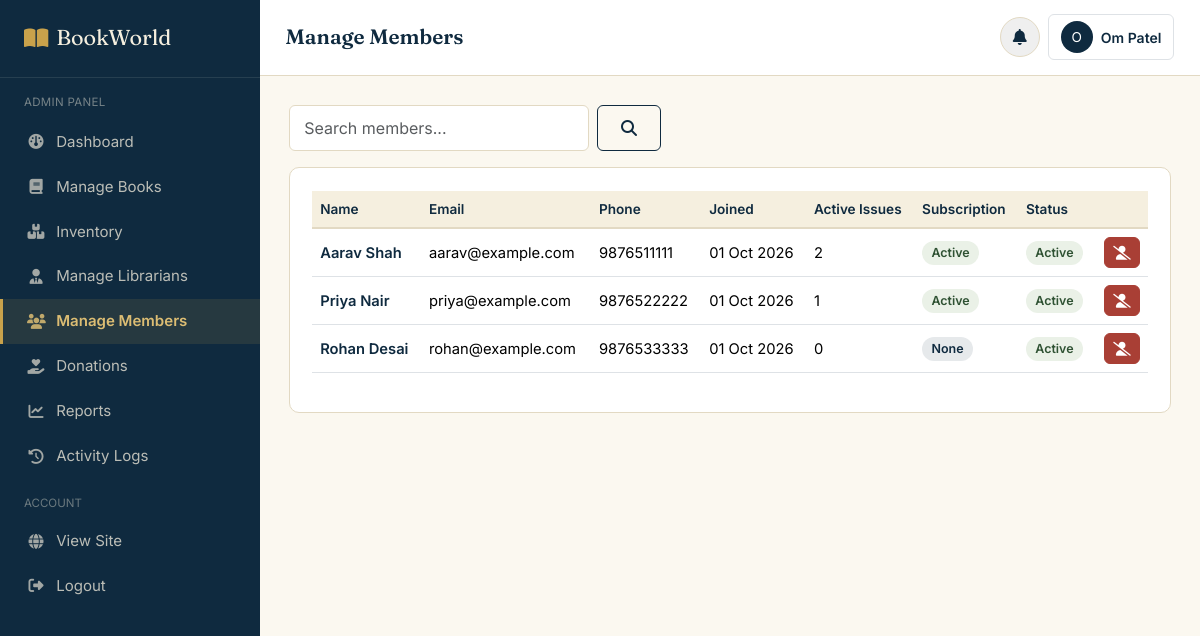
Screenshot of /admin/members/list.php (signed in) with the database file from the repository.
### tables this page shows
CREATE TABLE member (
    member_id INT AUTO_INCREMENT PRIMARY KEY,
    name VARCHAR(100) NOT NULL,
    email VARCHAR(150) NOT NULL UNIQUE,
    password VARCHAR(255) NOT NULL,
    phone VARCHAR(15),
    address VARCHAR(255),
    profile_photo VARCHAR(255) DEFAULT 'default.png',
    registration_date DATETIME DEFAULT CURRENT_TIMESTAMP,
    status ENUM('active','inactive','suspended') DEFAULT 'active'
);

### includes/functions.php (called while the page is built, shortened)
<?php
function clean($str) {
    return htmlspecialchars(trim($str), ENT_QUOTES, 'UTF-8');
}
function fmt_date($date) {
    return date('d M Y', strtotime($date));
}

### admin/members/list.php (the view, shortened to what this page needs)
<?php
require_once '../../config/database.php';
require_once '../../includes/functions.php';
$search = trim($_GET['q'] ?? '');
$sql = "SELECT m.*,
        (SELECT COUNT(*) FROM book_issues WHERE member_id = m.member_id AND status='issued') AS active_issues,
        (SELECT status FROM subscriptions WHERE member_id = m.member_id AND status='active' ORDER BY subscription_id DESC LIMIT 1) AS sub_status,
        (SELECT plan_id FROM subscriptions WHERE member_id = m.member_id AND status='active' ORDER BY subscription_id DESC LIMIT 1) AS plan_id
        FROM member m WHERE 1=1";
$sql .= " ORDER BY m.registration_date DESC";
$stmt = mysqli_prepare($conn, $sql);
mysqli_stmt_execute($stmt);
$members = mysqli_stmt_get_result($stmt);
?>
<!DOCTYPE html>
<html lang="en">
<head>
<link href="https://cdn.jsdelivr.net/npm/bootstrap@5.3.3/dist/css/bootstrap.min.css" rel="stylesheet">
<link rel="stylesheet" href="https://cdnjs.cloudflare.com/ajax/libs/font-awesome/6.5.2/css/all.min.css">
<link rel="stylesheet" href="../../assets/css/style.css">
<link rel="stylesheet" href="../../assets/css/dashboard.css">
</head>
<body>
<div class="bw-app">
<?php include '../../includes/sidebar_admin.php'; ?>
<main class="bw-main">
<?php include '../../includes/dashboard_topbar.php'; ?>
<div class="bw-content">
  <form class="d-flex gap-2 mb-3" method="GET">
    <input type="text" name="q" class="form-control bw-form-control" style="width:300px;" placeholder="Search members..." value="<?= clean($search) ?>">
    <button class="btn btn-bw-outline" type="submit"><i class="fa-solid fa-magnifying-glass"></i></button>
  </form>
  <div class="bw-panel">
    <div class="table-responsive">
      <table class="table table-bw align-middle">
        <thead><tr><th>Name</th><th>Email</th><th>Phone</th><th>Joined</th><th>Active Issues</th><th>Subscription</th><th>Status</th><th></th></tr></thead>
        <tbody>
          <?php while ($m = mysqli_fetch_assoc($members)): ?>
            <tr>
              <td class="fw-semibold text-navy"><?= clean($m['name']) ?></td>
              <td><?= clean($m['email']) ?></td>
              <td><?= clean($m['phone']) ?></td>
              <td><?= fmt_date($m['registration_date']) ?></td>
              <td><?= (int)$m['active_issues'] ?></td>
              <td><?= $m['sub_status'] === 'active' ? '<span class="badge-bw-success">Active</span>' : '<span class="badge-bw-navy">None</span>' ?></td>
              <td><?= $m['status']==='active' ? '<span class="badge-bw-success">Active</span>' : '<span class="badge-bw-danger">'.ucfirst($m['status']).'</span>' ?></td>
              <td class="text-end">
                <?php if ($m['status'] !== 'inactive'): ?>
                <form action="delete.php" method="POST" class="d-inline">
                  <button type="button" class="btn btn-sm btn-bw-danger bw-confirm-delete" data-item="<?= clean($m['name']) ?>"><i class="fa-solid fa-user-slash"></i></button>
                </form>
                <?php else: ?>
                  <span class="text-muted small">Removed</span>
                <?php endif; ?>
              </td>
            </tr>
          <?php endwhile; ?>
        </tbody>
      </table>
    </div>
  </div>
</div>
</main>
</div>
</body>
</html>

### assets/css/style.css (style rules this page uses)
:root { --bw-navy: #0F2A3F; --bw-navy-light: #1A4160; --bw-green: #2F5233; --bw-green-light: #3E6B45; --bw-brass: #C9A24B; --bw-brass-light: #DCBD73; --bw-paper: #F5EFDF; --bw-paper-soft: #FBF8F0; --bw-ink: #1D2430; --bw-slate: #5B6472; --bw-line: #E2D9C3; --bw-danger: #A93F35; --bw-danger-bg: #FBEAE7; --bw-success: #2F5233; --bw-success-bg: #EAF1E7; --bw-warning: #B4791F; --bw-warning-bg: #FBF1E1; --font-display: 'Fraunces', Georgia, serif; --font-body: 'Inter', -apple-system, BlinkMacSystemFont, sans-serif; --radius-sm: 6px; --radius-md: 10px; --shadow-card: 0 1px 3px rgba(15, 42, 63, 0.08), 0 1px 2px rgba(15, 42, 63, 0.06); }
* { box-sizing: border-box; }
body { font-family: var(--font-body); color: var(--bw-ink); background: var(--bw-paper-soft); margin: 0; }
.btn-bw-outline { background: transparent; border: 1.5px solid var(--bw-navy); color: var(--bw-navy); font-weight: 600; padding: 0.6rem 1.45rem; border-radius: var(--radius-sm); transition: all 0.15s ease; }
.btn-bw-danger { background: var(--bw-danger); border: 1px solid var(--bw-danger); color: #fff; font-weight: 600; border-radius: var(--radius-sm); }
.bw-form-control { border: 1.5px solid var(--bw-line); border-radius: var(--radius-sm); padding: 0.65rem 0.9rem; background: #fff; font-family: var(--font-body); }
.badge-bw-success { background: var(--bw-success-bg); color: var(--bw-success); font-weight: 600; }
.badge-bw-navy { background: rgba(15,42,63,0.1); color: var(--bw-navy); font-weight: 600; }
.badge-bw-success, .badge-bw-danger, .badge-bw-warning, .badge-bw-navy { padding: 0.35em 0.75em; border-radius: 20px; font-size: 0.78rem; }
.text-navy { color: var(--bw-navy) !important; }

### assets/css/dashboard.css (style rules this page uses)
.bw-app { display: flex; min-height: 100vh; }
.bw-main { flex: 1; min-width: 0; background: var(--bw-paper-soft); }
.bw-content { padding: 1.8rem; }
.bw-panel { background: #fff; border: 1px solid var(--bw-line); border-radius: var(--radius-md); padding: 1.4rem; }
.table-bw thead th { background: var(--bw-paper); color: var(--bw-navy); font-weight: 600; font-size: 0.85rem; border-bottom: 2px solid var(--bw-line); }
.table-bw td { vertical-align: middle; font-size: 0.92rem; }

### rows the page displays
member: name "Aarav Shah", email "aarav@example.com", phone "9876511111", registration_date "01 Oct 2026", active_issues "2", shows "Active", status "Active"
member: name "Priya Nair", email "priya@example.com", phone "9876522222", registration_date "01 Oct 2026", active_issues "1", shows "Active", status "Active"
member: name "Rohan Desai", email "rohan@example.com", phone "9876533333", registration_date "01 Oct 2026", active_issues "0", shows "None", status "Active"

### other values shown
$page_title "Manage Members"
substr($current_user_name, 0, 1) "O"
$current_user_name "Om Patel"
